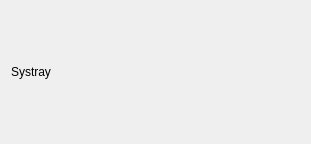
<?xml version="1.0" encoding="UTF-8"?>
<ui version="4.0">
 <class>Dialog</class>
 <widget class="QDialog" name="Dialog">
  <property name="geometry">
   <rect>
    <x>0</x>
    <y>0</y>
    <width>311</width>
    <height>144</height>
   </rect>
  </property>
  <property name="sizePolicy">
   <sizepolicy hsizetype="Minimum" vsizetype="Minimum">
    <horstretch>0</horstretch>
    <verstretch>0</verstretch>
   </sizepolicy>
  </property>
  <property name="windowTitle">
   <string>Dialog</string>
  </property>
  <property name="sizeGripEnabled">
   <bool>false</bool>
  </property>
  <layout class="QVBoxLayout" name="verticalLayout">
   <item>
    <widget class="QLabel" name="label">
     <property name="text">
      <string>Systray</string>
     </property>
    </widget>
   </item>
  </layout>
 </widget>
 <resources/>
 <connections/>
</ui>
